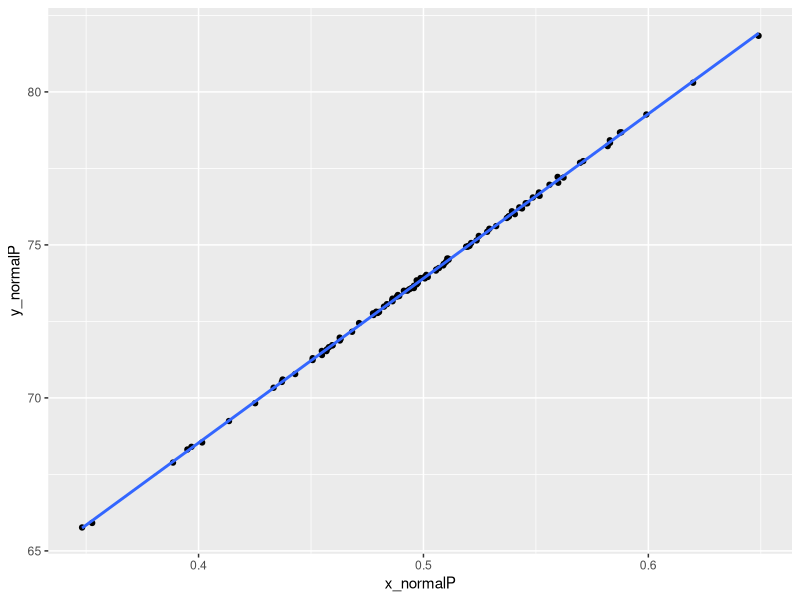
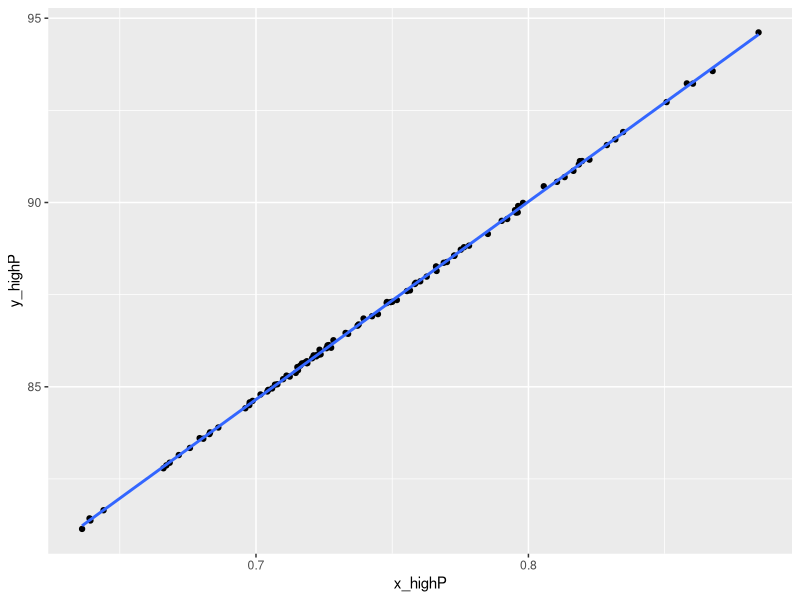
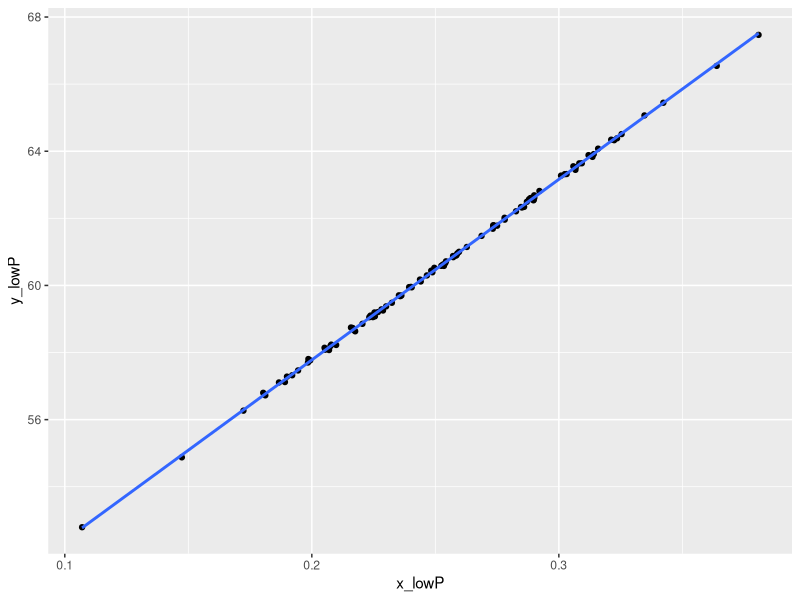
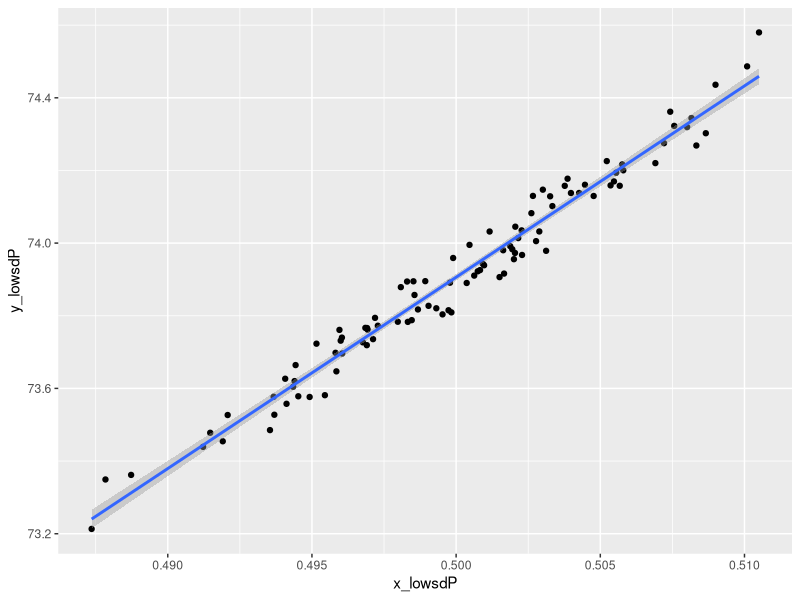
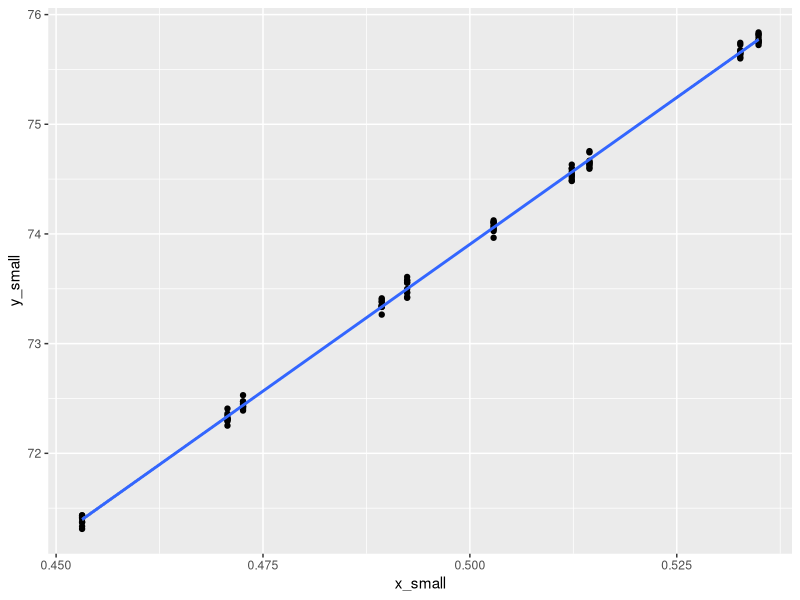

Source code (R) for these figures, in order:
## ---- chunk 1
beta1 <- 53.74 # slope
beta0 <- 47.04 # intercept
noise <- rnorm(n=100, mean=0, sd=0.05) # adds variation to the data set
x_normalP <- rnorm(n=100, mean=0.50, sd=0.050)
y_normalP <- beta0 + beta1*x_normalP +noise
head(x_normalP)
head(y_normalP)
## ---- chunk 2
x_highP <- rnorm(n=100, mean=0.75, sd=0.050)
y_highP <- beta0 + beta1*x_highP + noise
head(x_highP)
head(y_highP)

x_lowP <- rnorm(n=100, mean=0.25, sd=0.050)
y_lowP <- beta0 + beta1*x_lowP + noise
head(x_lowP)
head(y_lowP)

x_lowsdP <- rnorm(n=100, mean=0.50, sd=0.005)
y_lowsdP <- beta0 + beta1*x_lowsdP + noise
head(x_lowsdP)
head(y_lowsdP)
## ---- chunk 3
d_frame <- data.frame(x_normalP,y_normalP,x_highP,y_highP,x_lowP,y_lowP,x_lowsdP,y_lowsdP)
## ---- chunk 4
library(ggplot2)

reg_model <- lm(y_normalP~x_normalP,data=d_frame)

slope <- summary(reg_model)$coefficients[1,1]
intercept <- summary(reg_model)$coefficients[1,2]
slope == beta0
intercept == beta1

reg_plot <- ggplot(data=d_frame, aes(x=x_normalP, y=y_normalP)) +
            geom_point() +
            stat_smooth(method=lm,se=0.95)
print(reg_plot)
  
## ---- chunk 5
reg_model <- lm(y_highP~x_highP,data=d_frame)

slope <- summary(reg_model)$coefficients[1,1]
intercept <- summary(reg_model)$coefficients[1,2]
slope == beta0
intercept == beta1

reg_plot <- ggplot(data=d_frame, aes(x=x_highP, y=y_highP)) +
            geom_point() +
            stat_smooth(method=lm,se=0.95)
print(reg_plot)
## ---- chunk 6
reg_model <- lm(y_lowP~x_lowP,data=d_frame)

slope <- summary(reg_model)$coefficients[1,1]
intercept <- summary(reg_model)$coefficients[1,2]
slope == beta0
intercept == beta1

reg_plot <- ggplot(data=d_frame, aes(x=x_lowP, y=y_lowP)) +
            geom_point() +
            stat_smooth(method=lm,se=0.95)
print(reg_plot)
## ---- chunk 7
reg_model <- lm(y_lowsdP~x_lowsdP,data=d_frame)

slope <- summary(reg_model)$coefficients[1,1]
intercept <- summary(reg_model)$coefficients[1,2]
slope == beta0
intercept == beta1

reg_plot <- ggplot(data=d_frame, aes(x=x_lowsdP, y=y_lowsdP)) +
            geom_point() +
            stat_smooth(method=lm,se=0.95)
print(reg_plot)
## ---- chunk 8
x_small <- rnorm(n=10, mean=0.50, sd=0.050)
y_small <- beta0 + beta1*x_small + noise
head(x_small)
head(y_small)

d_frame <- data.frame(x_small,y_small)

reg_model <- lm(y_small~x_small,data=d_frame)

slope <- summary(reg_model)$coefficients[1,1]
intercept <- summary(reg_model)$coefficients[1,2]
slope == beta0
slope
intercept == beta1

reg_plot <- ggplot(data=d_frame, aes(x=x_small, y=y_small)) +
            geom_point() +
            stat_smooth(method=lm,se=0.95)
print(reg_plot)
